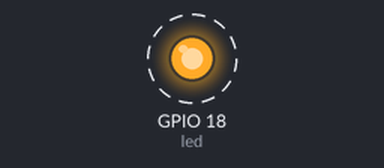
This program was run on a simulated ESP32 board running MicroPython. Parts: output pins drawn as LEDs (lit = HIGH). Dashed ring = blinking.

Above: at 0.5 s.
Timing chart, 0 to 4.6 s (numbered marks = the images above):
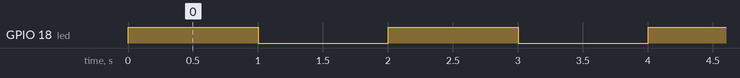

Measured:
- by itself, GPIO 18 (led): alternates HIGH for 1.0 s and LOW for 1.0 s

The program:

ledtest.py
```python
# only for preliminary testing with esp, not relevant to the distance sensor

import time
from machine import Pin

led = Pin(18, Pin.OUT)

while True:
    led.value(1)
    time.sleep(1)
    led.value(0)
    time.sleep(1)
```
